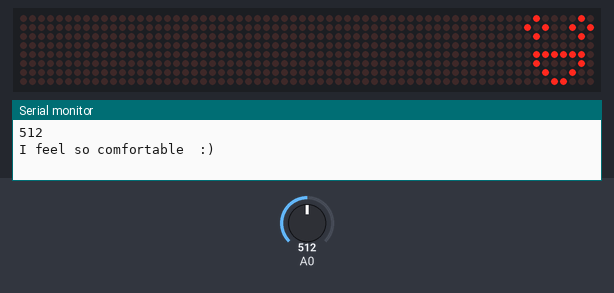
Simulated run of this sketch. Board: Arduino Uno, built with avr-gcc and run on an emulated ATmega328P. On the bench: 64×8 LED matrix, the last lines printed to the serial monitor. The test bench sets the inputs (shaded band); at power-on: A0 = 512.

Above: at 1.2 s.
1.3 s: A0 set to 610
At 3.1 s:
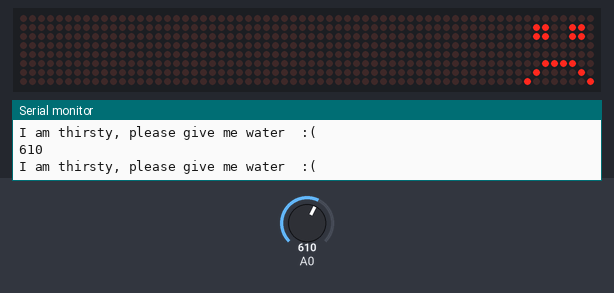
3.5 s: A0 set to 591
At 4.8 s:
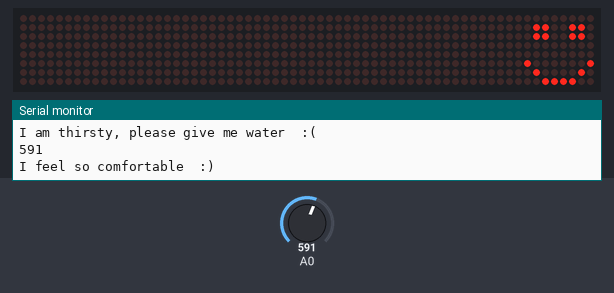
6.8 s: A0 set to 716
At 9.2 s:
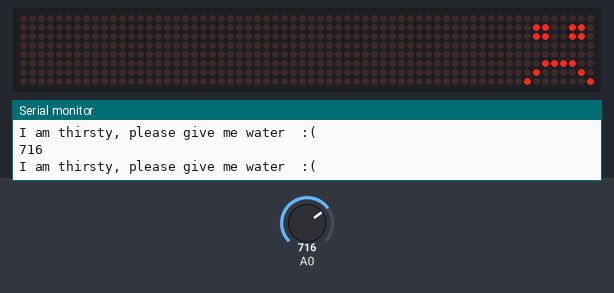
9.5 s: A0 set to 590
At 10.8 s:
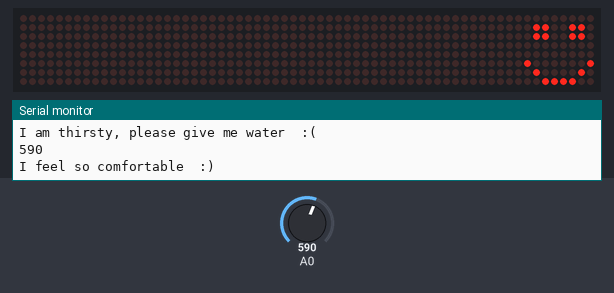
Timing chart, 0 to 12.5 s (numbered marks = the images above; inputs shaded):
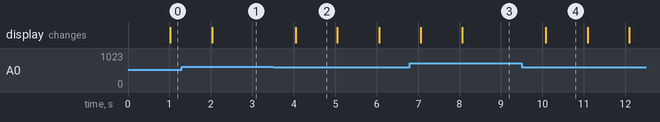

The sketch:

Robofest_emopot.ino
```cpp
#include <LedControl.h>

int DIN = 12;
int CS =  11;
int CLK = 10;
LedControl lc=LedControl(DIN,CLK,CS,0);
byte smile[8]=   {0x00,0x66,0x66,0x00,0x00,0x81,0x42,0x3C};
byte smile2[8] = {0x42,0xA5,0x42,0x00,0x7E,0x42,0x24,0x18};
byte neutral[8]= {0x3C,0x42,0xA5,0x81,0xBD,0x81,0x42,0x3C};
byte sad[8]=     {0x00,0x66,0x66,0x00,0x00,0x3C,0x42,0x81};


void setup() {
  // put your setup code here, to run once:
 lc.shutdown(0,false);       //The MAX72XX is in power-saving mode on startup
 lc.setIntensity(0,15);      // Set the brightness to maximum value
 lc.clearDisplay(0);         // and clear the display
  Serial.begin(9600);

}

void loop() {
  int i;
  // put your main code here, to run repeatedly:
int moisture_top = analogRead(A0);
  Serial.println(moisture_top);
  if (analogRead(A0)>200 && analogRead(A0)<600){
    Serial.println("I feel so comfortable  :) ");


  printByte(smile);
  delay(1000);
  printByte(smile2);
  delay(1000);


   }
   else if (analogRead(A0)>600){
    Serial.println("I am thirsty, please give me water  :( ");

    printByte(sad);
  delay(1000);


  }
}

void printByte(byte character [])
{
  int i = 0;
  for(i=0;i<8;i++)
  {
    lc.setRow(0,i,character[i]);
  }
}
```

Measured:
- the behaviour switches between 600 and 599 on A0 (found by bisection; images 1 and 2)
- after the input at 1.3 s, the display: changes after 0.73 s (image 1)
- after the input at 3.5 s, the display: changes after 0.54 s (image 2)
- after the input at 6.8 s, the display: first differs from a run without the input after 1.3 s (image 3)
- after the input at 9.5 s, the display: changes after 0.59 s (image 4)
- what the display in image 2 shows lasts 1.0 s, from 4.0 s to 5.0 s
